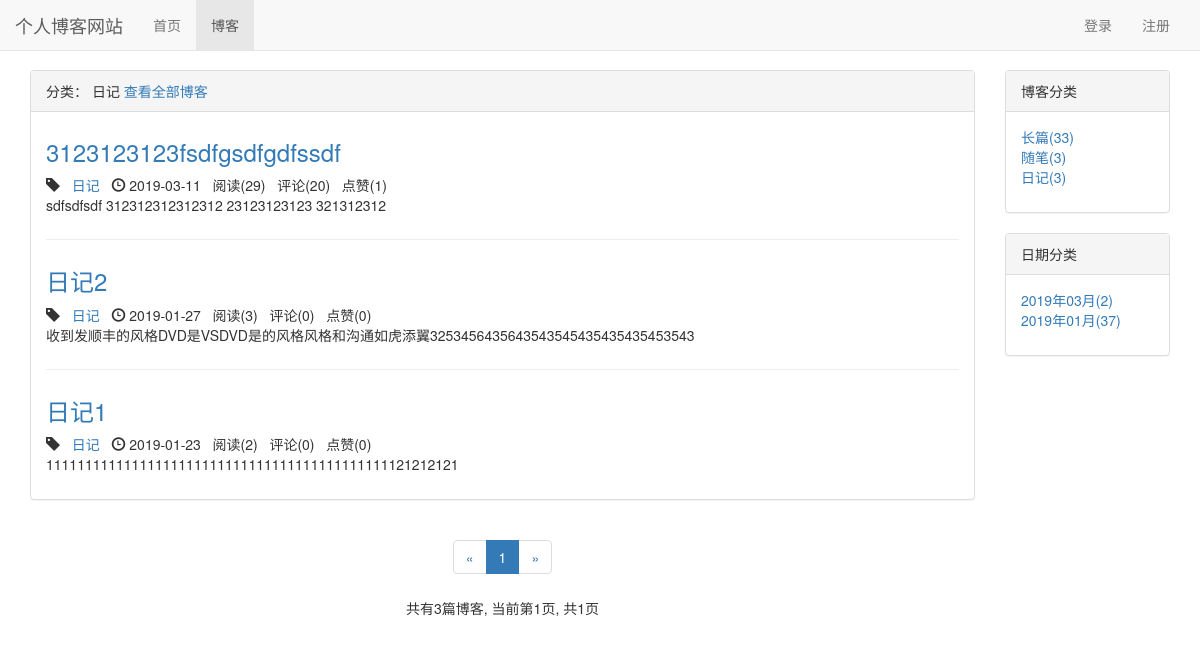
The page /blog/type/3 on the database as committed earlier.
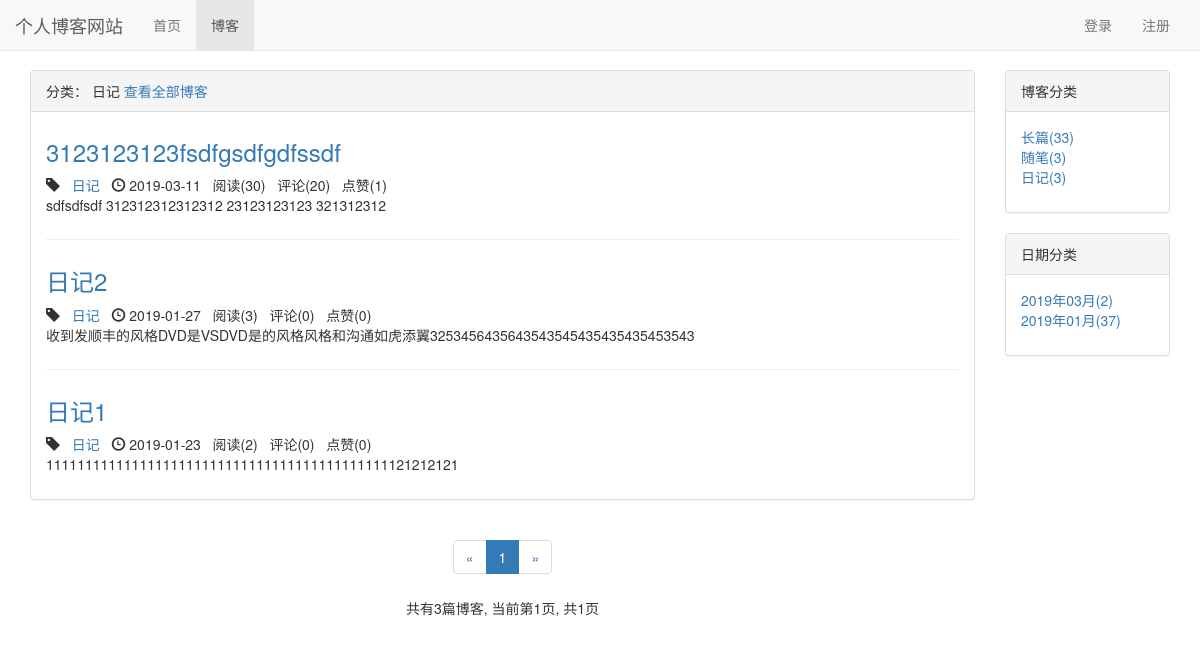
The same page on the database as committed later.
### blog/models.py (models this page shows, shortened)
class Blog(models.Model, ReadNumExpandMethod):
    title = models.CharField(max_length=50)
    blog_type = models.ForeignKey(BlogType, on_delete=models.CASCADE)
    content = RichTextUploadingField()
    author = models.ForeignKey(User, on_delete=models.CASCADE)
    read_details = GenericRelation(ReadDetail)  # 与阅读细节模型关联起来
    created_time = models.DateTimeField(auto_now_add=True)
    last_updated_time = models.DateTimeField(auto_now=True)
    class Meta:
        ordering = ['-created_time']

class BlogType(models.Model):
    type_name = models.CharField(max_length=50)
    def __str__(self):
        return self.type_name

### read_statistics/models.py (models this page shows)
class ReadNum(models.Model):
    read_num = models.IntegerField(default=0)
    content_type = models.ForeignKey(ContentType, on_delete=models.CASCADE)
    object_id = models.PositiveIntegerField()
    content_object = GenericForeignKey('content_type', 'object_id')

### likes/models.py (models this page shows)
class LikeCount(models.Model):
    content_type = models.ForeignKey(ContentType, on_delete=models.CASCADE)
    object_id = models.PositiveIntegerField()
    content_object = GenericForeignKey('content_type', 'object_id')
    liked_num = models.IntegerField(default=0)

### blog/views.py (the view)
# urls.py: path('type/<int:blog_type_pk>', views.blogs_with_type, name='blogs_with_type'),
def blogs_with_type(request, blog_type_pk):
    blog_type = get_object_or_404(BlogType, pk=blog_type_pk)
    blogs_all_list = Blog.objects.filter(blog_type=blog_type)
    context = get_blog_list_common_data(blogs_all_list, request)
    context['blog_type'] = blog_type
    return render(request, 'blog/blogs_with_type.html', context)

### comment/templatetags/comment_tags.py (called while the page is built)
@register.simple_tag
def get_comment_count(obj):
    content_type = ContentType.objects.get_for_model(obj)
    return Comment.objects.filter(content_type=content_type, object_id=obj.pk).count()

### likes/templatetags/likes_tags.py (called while the page is built)
@register.simple_tag
def get_like_count(obj):
    content_type = ContentType.objects.get_for_model(obj)
    like_count, created = LikeCount.objects.get_or_create(content_type=content_type, object_id=obj.pk)
    return like_count.liked_num

### read_statistics/models.py (called while the page is built)
    def get_read_num(self):
        try:
            ct = ContentType.objects.get_for_model(self)
            readnum = ReadNum.objects.get(content_type=ct, object_id=self.pk)
            return readnum.read_num
        except exceptions.ObjectDoesNotExist:
            return 0

### user/context_processors.py (called while the page is built)
def login_modal_form(request):
    return {'login_modal_form': LoginForm()}

### blog/templates/blog/blogs_with_type.html (shortened to what this page needs)
{% extends 'blog/blog_list.html' %}
{% block blog_list_title %}
    分类： {{ blog_type.type_name }}
    <a href="{% url 'blog_list' %}">查看全部博客</a>
{% endblock %}

### blog/templates/blog/blog_list.html (shortened to what the changed rows need)
{% extends 'base.html' %}
{% load staticfiles %}
{% load comment_tags %}
{% load likes_tags %}
{% block header_extends %}
    <link rel="stylesheet" type="text/css" href="{% static 'blog/blog.css' %}">
{% endblock %}
{% block content %}
    <div class="container">
        <div class="row">
            <div class="col-xs-12 col-sm-8 col-md-9 col-lg-10">
                <div class="panel panel-default">
                    <div class="panel-body">
                        {% for blog in page_of_blogs.object_list %}
                            <div class="blog">
                                <h3><a href="{% url 'blog_detail' blog.pk %}">{{ blog.title }}</a></h3>
                                <p class="blog-info">
                                    <span class="glyphicon glyphicon-tag"></span>&nbsp;&nbsp;&nbsp;<a href="{% url 'blogs_with_type' blog.blog_type.pk %}">{{ blog.blog_type }}</a>&nbsp;&nbsp;&nbsp;<span class="glyphicon glyphicon-time"></span> {{ blog.created_time|date:"Y-m-d" }}&nbsp;&nbsp;
                                    阅读({{ blog.get_read_num }})&nbsp;&nbsp;
                                    评论({% get_comment_count blog %})&nbsp;&nbsp;
                                    点赞({% get_like_count blog %})
                                </p>
                                <p>{{ blog.content|striptags|truncatechars:120 }}</p>
                            </div>
                        {% empty %}
                            <div class="blog">
                                <h3>暂无博客，敬请期待</h3>
                            </div>
                        {% endfor %}
                    </div>
                </div>
            </div>
        </div>
    </div>
{% endblock %}

Rows that differ between the two databases and show on the page:
changed through a linked row, Blog "3123123123fsdfgsdfgdfssdf": get_read_num "29" → "30"
